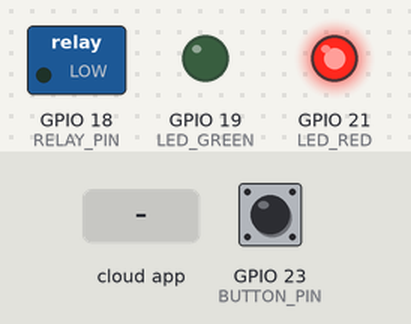
Recording of a sketch running on a simulated ESP32. Parts: switched loads named in the sketch (green lamp = pin HIGH), output pins drawn as LEDs (lit = HIGH). The inputs (shaded band) are chosen by the test bench; at power-on: GPIO 23 (BUTTON_PIN) HIGH. WiFi joins after 1.5 s; servers stay silent unless stated; the Firebase database answers and starts empty; not simulated (calls return 0 or success): secrets.h; what the sketch prints to the serial monitor is not drawn.

Above: at 2.7 s.
2.8 s: the phone or cloud app sets Lockstatus to unlocked
At 4.3 s:
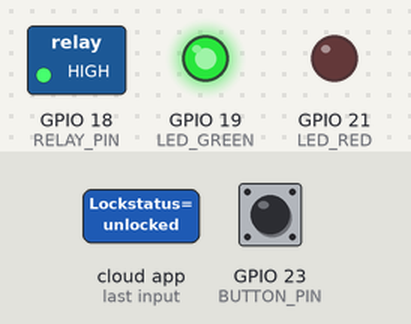
4.6 s: GPIO 23 (BUTTON_PIN) pulled LOW for 0.15 s
At 6.6 s:
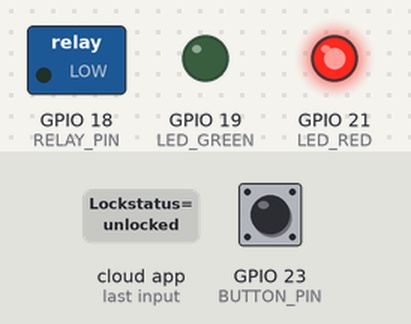
Timing chart, 0 to 8.1 s (numbered marks = the images above; inputs shaded):
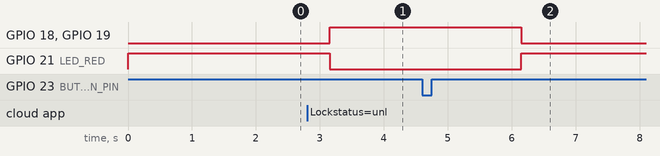

The sketch:

solenoid_lock.ino
```cpp
#include <WiFi.h>
#include <Firebase_ESP_Client.h>
#include <addons/TokenHelper.h>
#include <addons/RTDBHelper.h>
#include "secrets.h"

// Pin definitions
#define LED_GREEN 19    // Unlocked indicator
#define LED_RED 21      // Locked indicator
#define RELAY_PIN 18    // Controls relay (solenoid)
#define BUTTON_PIN 23   // Pushbutton to lock (connect to GND when pressed)

FirebaseData fbdo;
FirebaseAuth auth;
FirebaseConfig config;

String firebasePath = "/bikes/bike_1/Lockstatus";
String lastKnownStatus = "locked";
bool isFirebaseReady = false;

unsigned long lastCheck = 0;
const unsigned long checkInterval = 3000;

bool isUnlocked = false;
unsigned long unlockTime = 0;
const unsigned long autoLockDelay = 600000; // 10 minutes

// Button debouncing variables
int buttonState;
int lastButtonState = HIGH;
unsigned long lastDebounceTime = 0;
const unsigned long debounceDelay = 50;

void setup() {
  Serial.begin(115200);

  pinMode(LED_GREEN, OUTPUT);
  pinMode(LED_RED, OUTPUT);
  pinMode(RELAY_PIN, OUTPUT);
  pinMode(BUTTON_PIN, INPUT_PULLUP); // Button with internal pull-up

  digitalWrite(RELAY_PIN, LOW); // Start with relay OFF (solenoid locked)
  setLockedState(true);         // Initialize as locked

  WiFi.begin(WIFI_SSID, WIFI_PASSWORD);
  Serial.print("Connecting to WiFi");
  while (WiFi.status() != WL_CONNECTED) {
    Serial.print(".");
    delay(500);
  }
  Serial.println();
  Serial.print("Connected to WiFi. IP: ");
  Serial.println(WiFi.localIP());

  config.api_key = API_KEY;
  config.database_url = DATABASE_URL;
  auth.user.email = USER_EMAIL;
  auth.user.password = USER_PASSWORD;
  config.token_status_callback = tokenStatusCallback;

  Firebase.begin(&config, &auth);
  Firebase.reconnectWiFi(true);

  Serial.println("Setup complete. Waiting for Firebase updates.");
}

void loop() {
  if (Firebase.ready() && auth.token.uid != "") {
    if (!isFirebaseReady) {
      isFirebaseReady = true;
      Serial.println("Firebase is ready.");
    }

    if (millis() - lastCheck > checkInterval) {
      lastCheck = millis();

      if (Firebase.RTDB.getString(&fbdo, firebasePath)) {
        String status = fbdo.to<String>();

        if (status != lastKnownStatus && (status == "locked" || status == "unlocked")) {
          Serial.print("Lockstatus changed from ");
          Serial.print(lastKnownStatus);
          Serial.print(" to ");
          Serial.println(status);

          lastKnownStatus = status;
          bool locked = (status == "locked");
          setLockedState(locked);

          if (!locked) {
            unlockTime = millis(); // Start auto-lock timer
            isUnlocked = true;
          } else {
            isUnlocked = false;
          }
        }
      } else {
        Serial.print("Firebase read failed: ");
        Serial.println(fbdo.errorReason());
      }
    }
  }

  // Handle button press with debouncing
  int reading = digitalRead(BUTTON_PIN);

  if (reading != lastButtonState) {
    lastDebounceTime = millis();
  }

  if ((millis() - lastDebounceTime) > debounceDelay) {
    if (reading != buttonState) {
      buttonState = reading;

      if (buttonState == LOW && isUnlocked) { // Button pressed and lock is unlocked
        Serial.println("Manual lock button pressed. Locking...");
        Firebase.RTDB.setString(&fbdo, firebasePath, "locked");
        isUnlocked = false;
      }
    }
  }

  lastButtonState = reading;

  // Auto-lock after delay (kept as backup)
  if (isUnlocked && millis() - unlockTime >= autoLockDelay) {
    Serial.println("Auto-lock timeout reached. Locking...");
    Firebase.RTDB.setString(&fbdo, firebasePath, "locked");
    isUnlocked = false;
  }
}

void setLockedState(bool locked) {
  digitalWrite(LED_RED, locked ? HIGH : LOW);
  digitalWrite(LED_GREEN, locked ? LOW : HIGH);

  // Relay logic:
  // HIGH = Relay ON  -> Solenoid energized (UNLOCKED)
  // LOW  = Relay OFF -> Solenoid de-energized (LOCKED)
  digitalWrite(RELAY_PIN, locked ? LOW : HIGH);

  Serial.println(locked ? "LOCKED (Relay OFF)" : "UNLOCKED (Relay ON)");
}
```

Measured:
- after the input at 2.8 s, GPIO 18 (RELAY_PIN), GPIO 19 (LED_GREEN): LOW → HIGH after 0.35 s; GPIO 21 (LED_RED): HIGH → LOW after 0.35 s
- after the input at 4.6 s, GPIO 18 (RELAY_PIN), GPIO 19 (LED_GREEN): HIGH → LOW after 1.6 s; GPIO 21 (LED_RED): LOW → HIGH after 1.6 s
